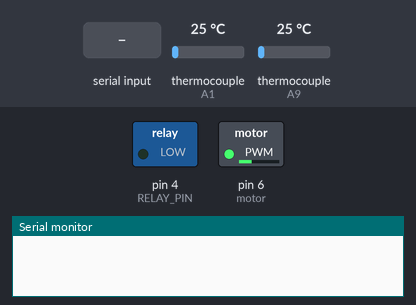
Simulated run of this sketch. Board: Arduino Mega 2560, built with avr-gcc and run on an emulated ATmega2560. On the bench: switched loads named in the sketch (green lamp = pin HIGH), the last lines printed to the serial monitor. Dashed ring = blinking. The inputs (shaded band) are chosen by the test bench; at power-on: thermocouple (sensors on A1, A9) 25 °C. Pins used as bus, display or sensor lines are not drawn.

Above: at 1.7 s.
1.8 s: "90,45\n" received over the second serial link
At 2.9 s:
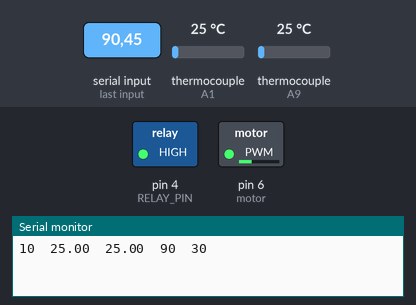
8.0 s: "200\n" received over the second serial link
At 8.9 s:
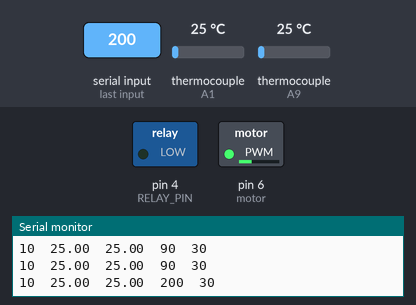
9.5 s: "30,150\n" received over the second serial link
At 11.1 s:
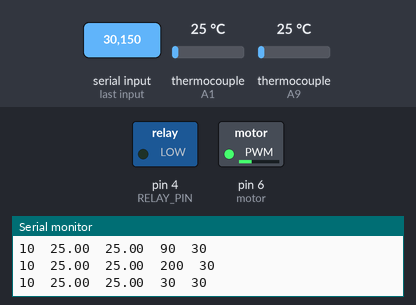
Timing chart, 0 to 21.7 s (numbered marks = the images above; inputs shaded):
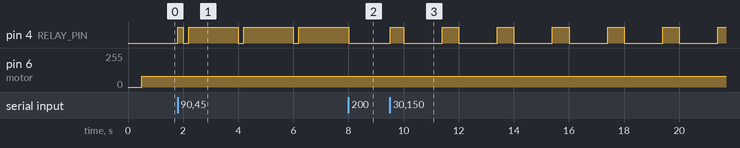

Measured:
- after the input at 1.8 s, pin 4 (RELAY_PIN): LOW → HIGH at once, then repeats every 2.0 s: LOW 0.20 s, HIGH 1.8 s
- after the input at 8.0 s, pin 4 (RELAY_PIN): goes on until 8.0 s, then stays LOW
- after the input at 9.5 s, pin 4 (RELAY_PIN): alternates HIGH for 0.60 s and LOW for 1.4 s, starting at once

The sketch:

aquisicao_planta.ino
```cpp
/********************************************************
 * PID RelayOutput Example
 * Same as basic example, except that this time, the output
 * is going to a digital pin which (we presume) is controlling
 * a relay.  the pid is designed to Output an analog value,
 * but the relay can only be On/Off.
 *
 *   to connect them together we use "time proportioning
 * control"  it's essentially a really slow version of PWM.
 * first we decide on a window size (5000mS say.) we then
 * set the pid to adjust its output between 0 and that window
 * size.  lastly, we add some logic that translates the PID
 * output into "Relay On Time" with the remainder of the
 * window being "Relay Off Time"
 ********************************************************/

#include <PID_v1.h>
#include "max6675.h"

#define RELAY_PIN 4
#define POTENCIOMETRO A3
#define POTENCIOMETRO_VELOCIDADE_FAN A2


int thermoDO = A8;
int thermoCS = A9;
int thermoCLK = A10;
int vccPin = A11;
int gndPin = A12;


int thermoDO2 = A0;
int thermoCS2 = A1;
int thermoCLK2 = A2;
int vccPin2 = A3;
int gndPin2 = A4;

//int potenciometro  = A3;
//int potenciometro_velocidade  = A2;
int motor = 6;

MAX6675 thermocouple(thermoCLK, thermoCS, thermoDO);
MAX6675 thermocouple2(thermoCLK2, thermoCS2, thermoDO2);


double  Output;
int WindowSize = 2000;
unsigned long windowStartTime, inicio;
bool estado_rele = false;
int ref = 0;

void setup()
{
  Serial.begin(115200);
  Serial1.begin(115200);
  Serial1.setTimeout(10);
  pinMode(RELAY_PIN, OUTPUT);
  digitalWrite(RELAY_PIN, LOW);

  pinMode(vccPin, OUTPUT);
  digitalWrite(vccPin, HIGH);
  pinMode(gndPin, OUTPUT);
  digitalWrite(gndPin, LOW);

  pinMode(vccPin2, OUTPUT);
  digitalWrite(vccPin2, HIGH);
  pinMode(gndPin2, OUTPUT);
  digitalWrite(gndPin2, LOW);

  delay(500);

}

void loop()
{

//  int pot = analogRead(POTENCIOMETRO);
//  int Output = map(pot, 0, 100,WindowSize,0);
//  int porcentagem = map(pot, 0, 1023,0,100);


//  int pot_vel_fan = analogRead(POTENCIOMETRO_VELOCIDADE_FAN);
//  int velocidade = map(pot_vel_fan, 0, 1023,0,255);
  int velocidade = 79; //30%
//  int porcentagem_fan = map(pot_vel_fan, 0, 1023,0,100);
int porcentagem_fan  = 30;
  analogWrite(motor, velocidade);

//    Serial.print(porcentagem);
//  Serial.println("%");


  if(Serial1.available()){
    String s = Serial1.readString();
    ref = s.toInt();
  }

  int Output = map(ref, 0, 100,WindowSize,0);
  int tempo_total = 2000;

  if (millis() - inicio > tempo_total)
  {
     //ENTRADA
     if(estado_rele == true){
       Serial.print(10);
     }else{
       Serial.print(0);
     }

     //SAIDA
     Serial.print("\t");
     Serial.print(thermocouple.readCelsius());

     Serial.print("\t");
     Serial.print(thermocouple2.readCelsius());

     //PORCENTAGEM SAIDA
     Serial.print("\t");
     Serial.print(ref);

     //PORCENTAGEM VELOCIDADE MOTOR
     Serial.print("\t");
     Serial.print(porcentagem_fan);

     Serial.println();

    inicio += tempo_total;
  }

   if (millis() - windowStartTime > WindowSize)
  {
    windowStartTime += WindowSize;
  }

  if (Output < millis() - windowStartTime){
    digitalWrite(RELAY_PIN, HIGH);
    estado_rele = true;
  } else {
    digitalWrite(RELAY_PIN, LOW);
    estado_rele = false;
  }


}
```
